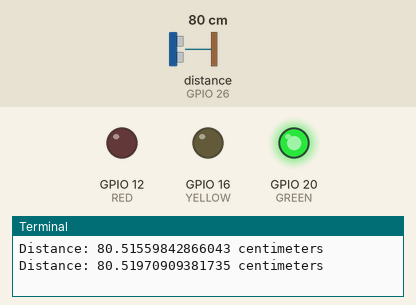
Recording of a program running on a simulated Raspberry Pi (BCM pin numbers). Parts: output pins drawn as LEDs (lit = HIGH), the last lines printed to the terminal. The test bench sets the inputs (shaded band); at power-on: distance to the obstacle (sensor on GPIO 26) 80 cm. The echo pulse lasts 58.3 µs per cm; the clock reads 2024-03-15 10:24:30 at power-on unless the program sets it; pins used as bus, display or sensor lines are not drawn.

Above: at 1.2 s.
1.3 s: distance to the obstacle (sensor on GPIO 26) set to 32 cm
3.2 s: distance to the obstacle (sensor on GPIO 26) set to 27 cm
At 4.8 s:
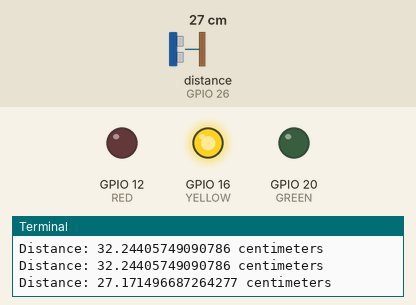
5.5 s: distance to the obstacle (sensor on GPIO 26) set to 11 cm
7.2 s: distance to the obstacle (sensor on GPIO 26) set to 8 cm
At 9.2 s:
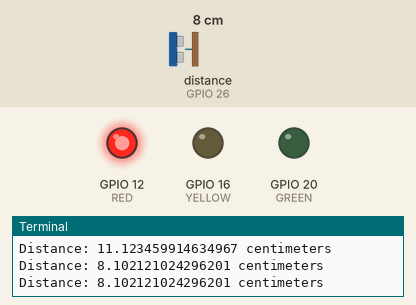
9.5 s: distance to the obstacle (sensor on GPIO 26) set to 18 cm
At 10.9 s:
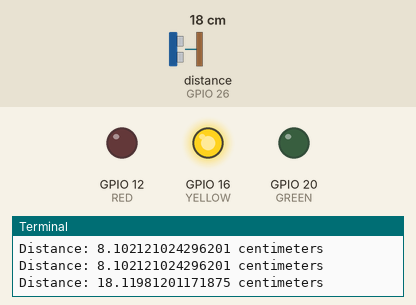
11.5 s: distance to the obstacle (sensor on GPIO 26) set to 2 cm
At 23.0 s:
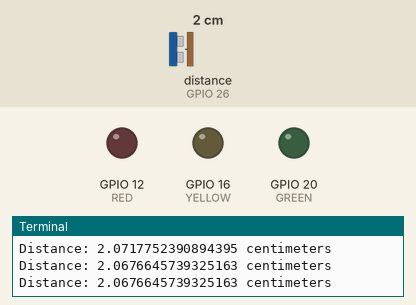
Timing chart, 0 to 23.5 s (numbered marks = the images above; inputs shaded):
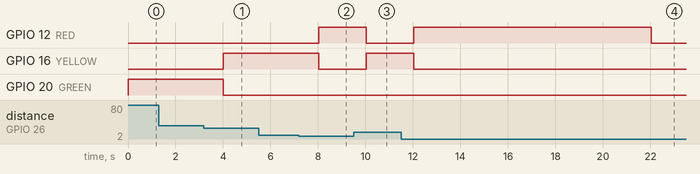

The program:

hc-sr04.py
```python
import RPi.GPIO as GPIO
import time

GPIO.setmode(GPIO.BCM)
GPIO.setwarnings(False)

# GPO21
TRIG = 21

# GPO26
ECHO = 26

# GPO20, GPO16, GP012
GREEN = 20
YELLOW = 16
RED = 12

ledTime = time.time()
activeLed = 0

GPIO.setup(TRIG, GPIO.OUT)
GPIO.setup(ECHO, GPIO.IN)
GPIO.setup(GREEN, GPIO.OUT)
GPIO.setup(YELLOW, GPIO.OUT)
GPIO.setup(RED, GPIO.OUT)

# region functions
def light_green_led():
    global activeLed

    GPIO.output(GREEN, GPIO.HIGH)
    GPIO.output(YELLOW, GPIO.LOW)
    GPIO.output(RED, GPIO.LOW)
    activeLed = GREEN

def light_yellow_led():
    global activeLed

    GPIO.output(GREEN, GPIO.LOW)
    GPIO.output(YELLOW, GPIO.HIGH)
    GPIO.output(RED, GPIO.LOW)
    activeLed = YELLOW

def light_red_led():
    global activeLed

    GPIO.output(GREEN, GPIO.LOW)
    GPIO.output(YELLOW, GPIO.LOW)
    GPIO.output(RED, GPIO.HIGH)
    activeLed = RED

def distance_senor_triggered():
    GPIO.output(TRIG, True)
    time.sleep(0.00001)
    GPIO.output(TRIG, False)

    while GPIO.input(ECHO) == False:
        start = time.time()

    while GPIO.input(ECHO) == True:
        end = time.time()

    sig_time = end - start

    distance = sig_time / 0.000058

    print('Distance: {} centimeters'.format(distance))

    return distance

def close_or_far_led_triggered(distance):
    global ledTime, activeLed

    if time.time() >= ledTime + 10:
        leds = [GREEN, YELLOW, RED]

        for i, led in enumerate(leds):
            GPIO.output(led, GPIO.LOW)
    else:
        if distance >= 30:
            if activeLed != GREEN:
                ledTime = time.time()

            light_green_led()
        elif distance > 10:
            if activeLed != YELLOW:
                ledTime = time.time()

            light_yellow_led()
        elif distance <= 10:
            if activeLed != RED:
                ledTime = time.time()

            light_red_led()
# endregion

while True:
    distance = distance_senor_triggered()

    close_or_far_led_triggered(distance)

    time.sleep(1)
```

Measured:
- the behaviour switches between 30 and 29 cm on distance to the obstacle (sensor on GPIO 26) (found by bisection; images 0 and 1)
- the behaviour switches between 10 and 9 cm on distance to the obstacle (sensor on GPIO 26) (found by bisection; images 1 and 2)
- after the input at 3.2 s, GPIO 16 (YELLOW): LOW → HIGH after 0.82 s; GPIO 20 (GREEN): HIGH → LOW after 0.82 s
- after the input at 7.2 s, GPIO 12 (RED): LOW → HIGH after 0.83 s; GPIO 16 (YELLOW): HIGH → LOW after 0.83 s
- after the input at 9.5 s, GPIO 12 (RED): HIGH → LOW after 0.53 s; GPIO 16 (YELLOW): LOW → HIGH after 0.53 s
- after the input at 11.5 s, GPIO 12 (RED): LOW → HIGH after 0.53 s, → LOW 10.0 s later; GPIO 16 (YELLOW): HIGH → LOW after 0.53 s instead of 8.6 s
